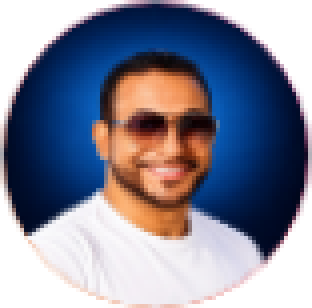
#> input picture scripts/storygen/assets/avatar_eri_costta.png, 78 x 77 px (shown 4 times larger); its folder holds only this picture in this run
$ python compor_B215.py ../../../../scripts/storygen/assets/avatar_eri_costta.png ../../../../scripts/storygen/assets/avatar_surtodelucidez.png
#> lines starting #> are read from the running program, lines starting #| are printed output that depends on the picture
### ninguem-legenda/skill_piloto/o-que-ninguem-legenda-piloto/scripts/compor_story.py
#!/usr/bin/env python3
"""Composição do Story 1080x1920 de O QUE NINGUÉM LEGENDA (PILOTO MANUAL v0.1.1; layout PROVISÓRIO, não homologado).

Uso:
  python3 compor_story.py --foto FOTO.png --na-foto "..." --fora "..." --numero LAB-001 --saida story.png [--perfil A|B]
  python3 compor_story.py --simulacao [--foto MARCADOR.png] ...    carimba SIMULAÇÃO VISUAL (nunca é arte aprovada)
  --guias    desenha zonas de segurança e margens (conferência; nunca para publicar)
  --registro registro_piloto.csv --id LAB-001    obrigatório para número público (001, 002...): o número precisa estar RESERVADO

Perfis (hipóteses de layout, ambas provisórias): A = referência do v0.1; B = degradê mais leve, FORA mais moderado, assinatura mais afastada.

APROVAÇÃO TÉCNICA: a arte só é gravada se não houver falha. Falhas: texto que não cabe nos limites de linhas no corpo mínimo,
elemento fora das zonas de segurança ou das margens, número público sem reserva. O texto das histórias NUNCA é alterado aqui:
se não couber, a peça fica bloqueada e a decisão editorial é de Eri. Sempre grava <saida>.checagem.json. Código de saída 2 = bloqueio
técnico; 3 = numeração. --rascunho grava mesmo com falha, com a faixa NÃO APTA TECNICAMENTE.
"""
import argparse, hashlib, json, sys
from pathlib import Path
from PIL import Image, ImageDraw, ImageFont, ImageFilter

AQUI = Path(__file__).resolve().parent
FONTS = AQUI.parent / "assets" / "fonts"
W, H = 1080, 1920
BASE = {
    "zona_topo": 250, "zona_base": 340,          # zonas de interface do Instagram (provisório, a verificar)
    "margem": 84,
    "titulo_y": 292, "titulo_px": 30, "titulo_trk": 7,
    "numero_px": 30, "numero_trk": 4,
    "rotulo_px": 27, "rotulo_trk": 6, "rotulo_alpha": 170,
    "na_foto_px": 46, "na_foto_min_px": 36, "na_foto_max_linhas": 3, "na_foto_alpha": 225,
    "fora_px": 56, "fora_min_px": 44, "fora_max_linhas": 5, "fora_alpha": 255, "fora_peso": "Medium",
    "entrelinha": 1.27, "gap_blocos": 58, "gap_rotulo": 20,
    "fora_base_y": 1462,
    "assinatura_y": 1522, "assinatura_px": 27, "assinatura_trk": 5, "assinatura_alpha": 165,
    "grad_base_ini": 960, "grad_base_max": 0.80, "grad_base_fim": 0.62,
    "grad_topo_fim": 420, "grad_topo_max": 0.42,
    "sombra": 0.0,
}
PERFIS = {
    "A": dict(BASE),
    "B": dict(BASE, fora_px=50, fora_min_px=42, fora_peso="Regular", fora_alpha=245, na_foto_px=44, na_foto_alpha=215, rotulo_px=26,
              gap_blocos=52, fora_base_y=1396, assinatura_y=1456,
              grad_base_ini=1010, grad_base_max=0.56, grad_base_fim=0.30, grad_topo_max=0.34, sombra=0.55),
}
BRANCO = (255, 255, 255)


def fonte(nome, px):
    return ImageFont.truetype(str(FONTS / f"Inter-{nome}.otf"), px)


def largura(d, txt, f, trk=0):
    return sum(d.textlength(c, font=f) + trk for c in txt) - (trk if txt else 0)


def texto_trk(d, xy, txt, f, fill, trk=0, ancora="l"):
    x, y = xy
    if ancora == "r":
        x -= largura(d, txt, f, trk)
    x0 = x
    for c in txt:
        d.text((x, y), c, font=f, fill=fill)
        x += d.textlength(c, font=f) + trk
    return (x0, y, x - trk, y + int(f.size * 1.2))


def quebrar(d, txt, f, larg):
    pal = txt.split()
    def guloso(lmax):
        linhas, atual = [], ""
        for p in pal:
            t = (atual + " " + p).strip()
            if d.textlength(t, font=f) <= lmax or not atual:
                atual = t
            else:
                linhas.append(atual); atual = p
        linhas.append(atual)
        return linhas
    base = guloso(larg)
    n = len(base)
    lo, hi = int(larg * 0.55), larg
    melhor = base
    while lo < hi:
        meio = (lo + hi) // 2
        l = guloso(meio)
        if len(l) <= n:
            melhor, hi = l, meio
        else:
            lo = meio + 1
    if len(melhor[-1].split()) == 1 and len(melhor) > 1 and len(melhor[-2].split()) > 2:
        p2 = melhor[-2].split()
        melhor[-2] = " ".join(p2[:-1]); melhor[-1] = p2[-1] + " " + melhor[-1]
    return melhor


def ajustar(d, txt, nome, px, min_px, max_linhas, larg):
    while True:
        f = fonte(nome, px)
        linhas = quebrar(d, txt, f, larg)
        if len(linhas) <= max_linhas or px <= min_px:
            return f, linhas, px, len(linhas) > max_linhas
        px -= 2


def fundo_foto(caminho):
    im = Image.open(caminho).convert("RGB")
#> im is the input picture: PIL image 78x77 RGB; mean R, G, B 131.1, 133, 150.9
    r = max(W / im.width, H / im.height)
    im = im.resize((round(im.width * r), round(im.height * r)), Image.LANCZOS)
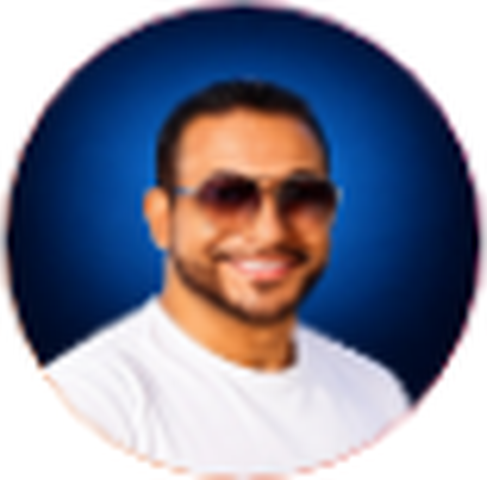
#> im: PIL image 1945x1920 RGB (shown at 1/4 size); mean R, G, B 131.2, 132.9, 150.8
    x, y = (im.width - W) // 2, (im.height - H) // 2
    return im.crop((x, y, x + W, y + H))
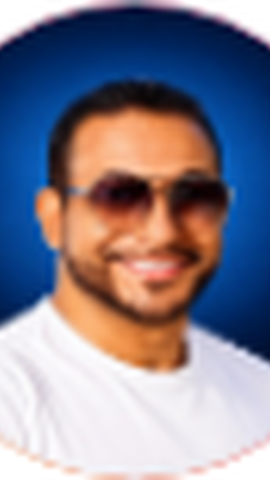
#> returned value: PIL image 1080x1920 RGB (shown at 1/4 size); mean R, G, B 132.3, 127.7, 142.5


# [15 lines left out: function fundo_neutro, not called in this run]


def degrade(base, L):
    ov = Image.new("RGBA", (W, H), (0, 0, 0, 0))
#> ov: PIL image 1080x1920 RGBA; every value is 0
    px = ov.load()
    for y in range(H):
        a = 0.0
        if y < L["grad_topo_fim"]:
            a = L["grad_topo_max"] * (1 - y / L["grad_topo_fim"]) ** 1.4
        if y > L["grad_base_ini"]:
            t = min(1, (y - L["grad_base_ini"]) / (L["fora_base_y"] - 120 - L["grad_base_ini"]))
            a = max(a, L["grad_base_max"] * t ** 1.3)
            if y > L["fora_base_y"]:
                a = L["grad_base_max"] - (L["grad_base_max"] - L["grad_base_fim"]) * (y - L["fora_base_y"]) / (H - L["fora_base_y"])
        v = int(255 * min(1, a))
        for x in range(W):
            px[x, y] = (0, 0, 0, v)
    return Image.alpha_composite(base.convert("RGBA"), ov)
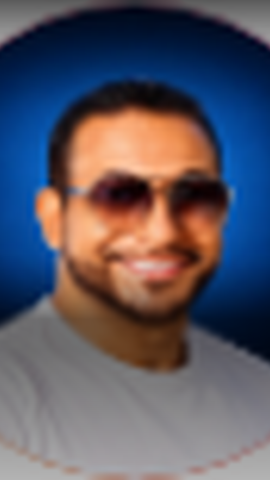
#> returned value: PIL image 1080x1920 RGBA (shown at 1/4 size); mean R, G, B, A 90.3, 86.8, 98.8, 255


def checar_numero(numero, registro, id_):
    """Número público exige reserva no registro do piloto. LAB- é livre. Devolve lista de falhas de numeração."""
    if numero.startswith("LAB-"):
        return []
    if not (registro and id_):
        return [f"número público {numero} exige --registro e --id (o número precisa estar RESERVADO antes da composição)"]
    sys.path.insert(0, str(AQUI))
    from registro_numeracao import ler, achar, Erro, verificar
    from filtros import normalizar_estado
    try:
        linhas, _ = ler(registro)
        l = achar(linhas, id_)
    except (Erro, OSError) as e:
        return [f"registro: {e}"]
    f = []
    if normalizar_estado(l.get("estado")) != "RESERVADO":
        f.append(f"{id_} está em {normalizar_estado(l.get('estado'))}; o número só pode ser usado se estiver RESERVADO")
    if str(l.get("numero", "")).strip() != numero:
        f.append(f"número {numero} difere do reservado para {id_} ('{l.get('numero')}')")
    f += [f"registro inconsistente: {x}" for x in verificar(registro)]
    return f


def compor(foto, na_foto, fora, numero, saida, perfil="A", simulacao=False, guias=False, carimbo=None, rascunho=False, registro=None, id_=None):
    L = PERFIS[perfil]
    falhas, avisos = [], []
    if "—" in na_foto + fora:
        falhas.append("travessão no texto (reescrever é decisão editorial de Eri)")
    num_falhas = checar_numero(numero, registro, id_)
    base = fundo_foto(foto) if foto else fundo_neutro()
    img = degrade(base, L)
    d0 = ImageDraw.Draw(img)
    larg = W - 2 * L["margem"]
    caixas = {}
    # medidas e ajuste de corpo (sem alterar o texto)
    fr = fonte("SemiBold", L["rotulo_px"])
    ff, lf, pxf, estf = ajustar(d0, fora, L["fora_peso"], L["fora_px"], L["fora_min_px"], L["fora_max_linhas"], larg)
#> lf = ['Era do irmão e passou dois anos', 'no armário dela. Hoje ela o', 'devolveu e ficou para almoçar.']; pxf = 50; estf = False
    fn_, ln, pxn, estn = ajustar(d0, na_foto, "Regular", L["na_foto_px"], L["na_foto_min_px"], L["na_foto_max_linhas"], larg)
#> ln = ['Um guarda-chuva aberto', 'secando no corredor.']; pxn = 44; estn = False
    if estf: falhas.append(f"FORA não cabe em {L['fora_max_linhas']} linhas no corpo mínimo ({L['fora_min_px']} px)")
    if estn: falhas.append(f"NA FOTO não cabe em {L['na_foto_max_linhas']} linhas no corpo mínimo ({L['na_foto_min_px']} px)")
    if pxf < L["fora_px"] or pxn < L["na_foto_px"]:
        avisos.append(f"corpo reduzido para caber (NA FOTO {pxn} px, FORA {pxf} px); a hierarquia visual mudou")
    hf = int(pxf * L["entrelinha"]) * len(lf); hn = int(pxn * L["entrelinha"]) * len(ln)
#> after `hf = int(pxf * L['entrelinha']) * len(lf)`: hf = 189
#> after `hn = int(pxn * L['entrelinha']) * len(ln)`: hn = 110
    y_f_txt = L["fora_base_y"] - hf
#> y_f_txt = 1207
    y_f_rot = y_f_txt - L["gap_rotulo"] - L["rotulo_px"]
#> y_f_rot = 1161
    y_n_txt = y_f_rot - L["gap_blocos"] - hn
#> y_n_txt = 999
    y_n_rot = y_n_txt - L["gap_rotulo"] - L["rotulo_px"]
#> y_n_rot = 953
    # camada de texto (para sombra opcional)
    tl = Image.new("RGBA", (W, H), (0, 0, 0, 0)); d = ImageDraw.Draw(tl)
    ft, fnum = fonte("SemiBold", L["titulo_px"]), fonte("Medium", L["numero_px"])
    caixas["titulo"] = texto_trk(d, (L["margem"], L["titulo_y"]), "O QUE NINGUÉM LEGENDA", ft, BRANCO + (240,), L["titulo_trk"])
    rot_num = numero if numero.startswith("LAB") else f"Nº {numero}"
    caixas["numero"] = texto_trk(d, (W - L["margem"], L["titulo_y"]), rot_num, fnum, BRANCO + (225,), L["numero_trk"], "r")
    caixas["rotulo_na_foto"] = texto_trk(d, (L["margem"], y_n_rot), "NA FOTO", fr, BRANCO + (L["rotulo_alpha"],), L["rotulo_trk"])
    for i, l in enumerate(ln):
        y = y_n_txt + i * int(pxn * L["entrelinha"])
        d.text((L["margem"], y), l, font=fn_, fill=BRANCO + (L["na_foto_alpha"],))
        caixas[f"na_foto_{i+1}"] = (L["margem"], y, L["margem"] + d.textlength(l, font=fn_), y + int(pxn * 1.2))
#> this loop made 2 passes
#> (l, y) on passes 1 to 2: ('Um guarda-chuva aberto', 999), ('secando no corredor.', 1054)
#> after the loop, caixas = {'titulo': (84, 292, 628.4, 328), 'numero': (662.4, 292, 812.3, 328), 'rotulo_na_foto': (84, 953, 237.3, 984), 'na_foto_1': (84, 999, 635.2, 1051), 'na_foto_2': (84, 1054, 546.2, 1106)}
    d.line([(L["margem"], y_f_rot - L["gap_blocos"] // 2), (L["margem"] + 64, y_f_rot - L["gap_blocos"] // 2)], fill=BRANCO + (150,), width=3)
    caixas["rotulo_fora"] = texto_trk(d, (L["margem"], y_f_rot), "FORA DO ENQUADRAMENTO", fr, BRANCO + (L["rotulo_alpha"],), L["rotulo_trk"])
    for i, l in enumerate(lf):
        y = y_f_txt + i * int(pxf * L["entrelinha"])
        d.text((L["margem"], y), l, font=ff, fill=BRANCO + (L["fora_alpha"],))
        caixas[f"fora_{i+1}"] = (L["margem"], y, L["margem"] + d.textlength(l, font=ff), y + int(pxf * 1.2))
#> this loop made 3 passes
#> (l, y) on passes 1 to 3: ('Era do irmão e passou dois anos', 1207), ('no armário dela. Hoje ela o', 1270), ('devolveu e ficou para almoçar.', 1333)
#> after the loop, caixas = 9 items
    caixas["assinatura"] = texto_trk(d, (L["margem"], L["assinatura_y"]), "@surtodelucidez", fonte("Medium", L["assinatura_px"]), BRANCO + (L["assinatura_alpha"],), L["assinatura_trk"])
    # zonas de segurança e margens
    for nome, (x0, y0, x1, y1) in caixas.items():
        if y0 < L["zona_topo"]: falhas.append(f"{nome} invade a zona de segurança superior ({L['zona_topo']} px)")
        if y1 > H - L["zona_base"]: falhas.append(f"{nome} invade a zona de segurança inferior (começa em {H - L['zona_base']} px)")
        if x0 < L["margem"] - 2 or x1 > W - L["margem"] + 2: falhas.append(f"{nome} excede as margens laterais")
#> this loop made 10 passes
#> (nome, x0, y0, x1, y1) on passes 1 to 8: ('titulo', 84, 292, 628.4, 328), ('numero', 662.4, 292, 812.3, 328), ('rotulo_na_foto', 84, 953, 237.3, 984), ('na_foto_1', 84, 999, 635.2, 1051), ('na_foto_2', 84, 1054, 546.2, 1106), ('rotulo_fora', 84, 1161, 576, 1192), ('fora_1', 84, 1207, 896.7, 1267), ('fora_2', 84, 1270, 762.1, 1330)
#> after the loop, falhas = []
    if y_n_rot < L["zona_topo"] + 400:
        avisos.append("blocos de texto muito altos: ocupam a área central da foto")
    if L["sombra"]:
        sh = tl.split()[3].filter(ImageFilter.GaussianBlur(9)).point(lambda v: int(v * L["sombra"]))
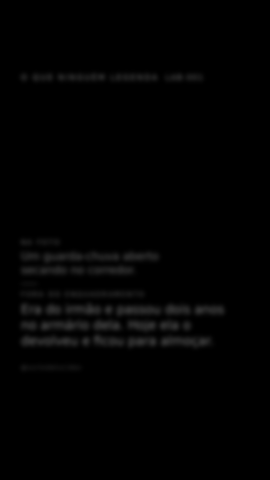
#> sh: PIL image 1080x1920 L (shown at 1/4 size); min 0, max 50, mean 2.3
        sombra = Image.new("RGBA", (W, H), (0, 0, 0, 0)); sombra.putalpha(sh)
#> after `sombra.putalpha(sh)`:
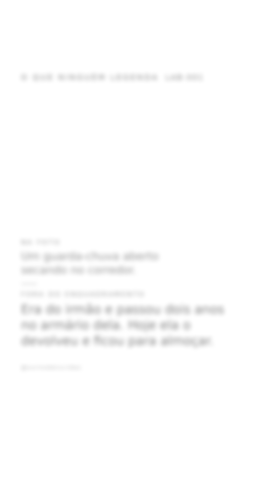
#> sombra: PIL image 1080x1920 RGBA (shown at 1/4 size); mean R, G, B, A 0, 0, 0, 2.3; transparent parts drawn white
        img = Image.alpha_composite(img, sombra)
    img = Image.alpha_composite(img, tl)
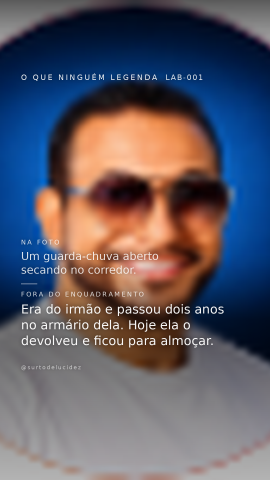
#> img: PIL image 1080x1920 RGBA (shown at 1/4 size); mean R, G, B, A 92.4, 89.3, 101.3, 255
    d = ImageDraw.Draw(img)
    if simulacao:
        d.rectangle([0, 430, W, 498], fill=(190, 30, 30, 235))
        d.text((W // 2, 464), carimbo or "SIMULAÇÃO VISUAL · NÃO É ARTE APROVADA", font=fonte("SemiBold", 32), fill=BRANCO, anchor="mm")
    todas = falhas + num_falhas
#> todas = []
    if todas and rascunho:
        d.rectangle([0, 1620, W, 1688], fill=(120, 0, 120, 235))
        d.text((W // 2, 1654), "NÃO APTA TECNICAMENTE · RASCUNHO", font=fonte("SemiBold", 32), fill=BRANCO, anchor="mm")
    if guias:
        g = Image.new("RGBA", (W, H), (0, 0, 0, 0)); gd = ImageDraw.Draw(g)
        gd.rectangle([0, 0, W, L["zona_topo"]], fill=(255, 0, 0, 70)); gd.rectangle([0, H - L["zona_base"], W, H], fill=(255, 0, 0, 70))
        gd.rectangle([L["margem"], L["zona_topo"], W - L["margem"], H - L["zona_base"]], outline=(0, 255, 255, 200), width=2)
        gd.text((10, 10), f"zona topo {L['zona_topo']} px (provisória)", font=fonte("Medium", 24), fill=(255, 255, 255, 255))
        gd.text((10, H - L["zona_base"] + 10), f"zona base {L['zona_base']} px (provisória)", font=fonte("Medium", 24), fill=(255, 255, 255, 255))
        img = Image.alpha_composite(img, g)
    relatorio = {"perfil": perfil, "numero": numero, "aprovacao_tecnica": not todas, "falhas": falhas, "falhas_numeracao": num_falhas, "avisos": avisos,
                 "texto_alterado": False, "medidas": {"linhas_na_foto": len(ln), "linhas_fora": len(lf), "px_na_foto": pxn, "px_fora": pxf, "y_inicio_blocos": y_n_rot, "y_assinatura": L["assinatura_y"]},
                 "simulacao": simulacao, "aprovacao_visual": "pendente de Eri (a skill nunca aprova arte)"}
    if not todas or rascunho:
        img.convert("RGB").save(saida)
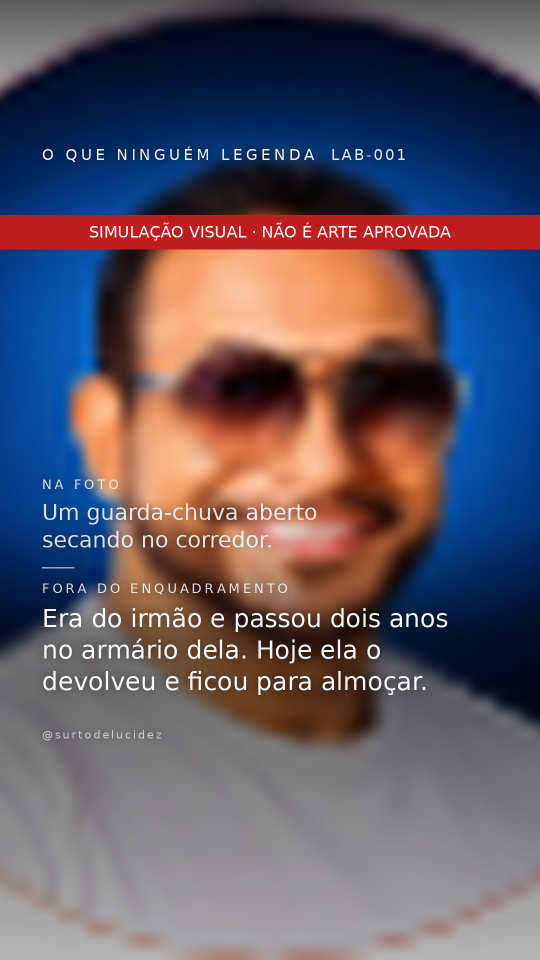
#> saved as avatar_surtodelucidez.png: PIL image 1080x1920 RGB (shown at 1/2 size); mean R, G, B 97, 88.4, 99.6
        relatorio["png_sha256"] = hashlib.sha256(Path(saida).read_bytes()).hexdigest()
    Path(str(saida) + ".checagem.json").write_text(json.dumps(relatorio, ensure_ascii=False, indent=1), encoding="utf-8")
    return relatorio


# [19 lines left out: function main, not called in this run]


# [2 lines that do not run on import are left out]

### ninguem-legenda/skill_piloto/pilotos/LAB-001/compor_B215.py
#!/usr/bin/env python3
"""Composição de TESTE do perfil B com rótulos em 215/255 , degradê do topo reforçado (0,65 até y 480), número colado ao nome da série e assinatura menor (22 px) (a skill e o perfil B oficial NÃO são alterados).
Uso: compor_B215.py FOTO SAIDA [--guias]"""
import sys
sys.dont_write_bytecode = True
sys.path.insert(0, "../../o-que-ninguem-legenda-piloto/scripts")
import compor_story as cs
cs.PERFIS["B215"] = dict(cs.PERFIS["B"], rotulo_alpha=215, grad_topo_max=0.65, grad_topo_fim=480, assinatura_px=22, assinatura_trk=4)
# Layout de teste pedido por Eri: o número da série fica colado ao nome da série (à direita dele, com um respiro), em vez de alinhado à margem direita.
GAP_NUMERO = 34
_orig = cs.texto_trk
_estado = {}
def _texto_trk(d, xy, txt, f, fill, trk=0, ancora="l"):
    if txt == "O QUE NINGUÉM LEGENDA":
        caixa = _orig(d, xy, txt, f, fill, trk, ancora); _estado["fim_titulo"] = caixa[2]; return caixa
    if txt.startswith("LAB") and ancora == "r":
        return _orig(d, (_estado["fim_titulo"] + GAP_NUMERO, xy[1]), txt, f, fill, trk, "l")
    return _orig(d, xy, txt, f, fill, trk, ancora)
cs.texto_trk = _texto_trk
NA_FOTO = "Um guarda-chuva aberto secando no corredor."
FORA = "Era do irmão e passou dois anos no armário dela. Hoje ela o devolveu e ficou para almoçar."
r = cs.compor(sys.argv[1], NA_FOTO, FORA, "LAB-001", sys.argv[2], perfil="B215", simulacao=True, guias="--guias" in sys.argv)
#> r = 11 items
print(r if not isinstance(r, dict) else {k: r[k] for k in ("aprovacao_tecnica", "falhas", "texto_alterado") if k in r})
#| {'aprovacao_tecnica': True, 'falhas': [], 'texto_alterado': False}
